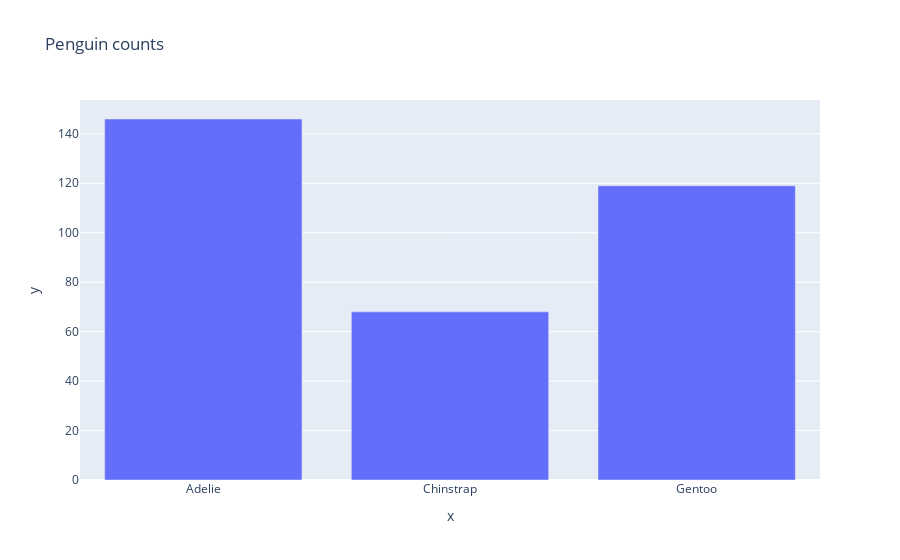

Notebook code for this chart:
### Markdown cell above
Luckily, we can combine the two such that we can create a base chart using px-API and modify it using go-API or JSON-API if we wish:

### Code cell
fpx

### Figure 1 — Plotly figure (JSON) as saved in the notebook; plotly's stock layout.template omitted (floating-point values rounded to 4 significant figures)
{"data": [{"alignmentgroup": "True", "hovertemplate": "x=%{x}<br>y=%{y}<extra></extra>", "legendgroup": "", "marker": {"color": "#636efa", "pattern": {"shape": ""}}, "name": "", "offsetgroup": "", "orientation": "v", "showlegend": false, "textposition": "auto", "type": "bar", "x": ["Adelie", "Chinstrap", "Gentoo"], "xaxis": "x", "y": [146, 68, 119], "yaxis": "y"}], "layout": {"barmode": "relative", "legend": {"tracegroupgap": 0}, "title": {"text": "Penguin counts"}, "xaxis": {"anchor": "y", "domain": [0, 1], "title": {"text": "x"}}, "yaxis": {"anchor": "x", "domain": [0, 1], "title": {"text": "y"}}}}
